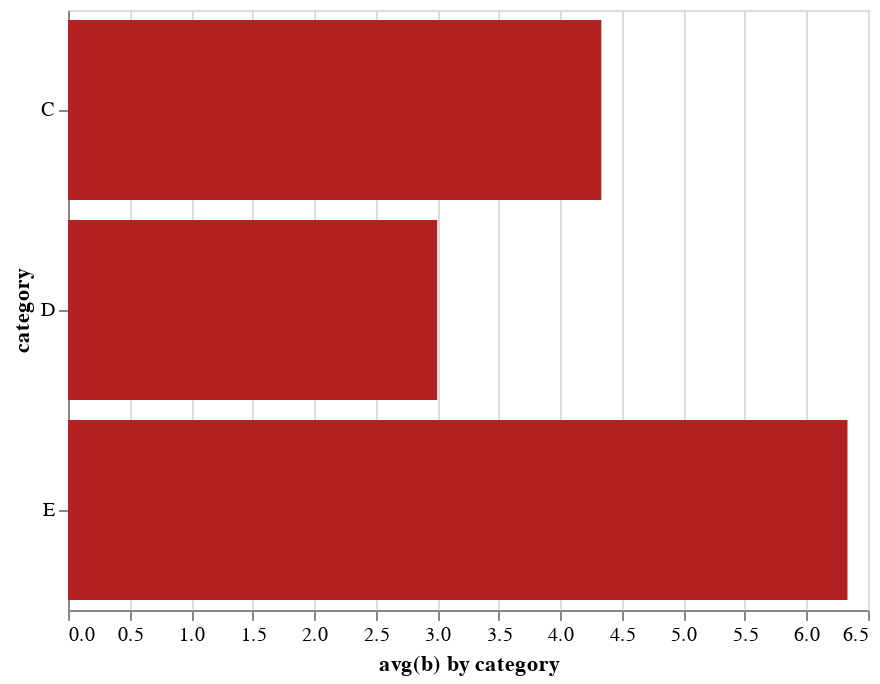

Notebook cell for this chart:
### Markdown cell above
### Muchas más personalizaciones

Por defecto, Altair a través de Vega-Lite realiza algunas elecciones sobre las propiedades por defecto en cada visualización. Sin embargo, Altair también provee una API para personalizar los gráficos. Por ejemplo, es posible especificar el título de cada eje utilizando los atributos de los canales. Inclusive es posible escoger el color de los _marks_.

### Code cell
alt.Chart(df).mark_bar(color='firebrick').encode(
    y=alt.Y('a', axis=alt.Axis(title='category')),
    x=alt.X('average(b)', axis=alt.Axis(title='avg(b) by category'))
)

### Figure 1 — Vega-Lite specification as saved in the notebook (floating-point values rounded to 4 significant figures)
{"$schema": "https://vega.github.io/schema/vega-lite/v3.4.0.json", "config": {"background": "white", "mark": {"tooltip": null}, "view": {"height": 300, "width": 400}}, "data": {"name": "data-347f1284ea3247c0f55cb966abbdd2d8"}, "datasets": {"data-347f1284ea3247c0f55cb966abbdd2d8": [{"a": "C", "b": 2}, {"a": "C", "b": 7}, {"a": "C", "b": 4}, {"a": "D", "b": 1}, {"a": "D", "b": 2}, {"a": "D", "b": 6}, {"a": "E", "b": 8}, {"a": "E", "b": 4}, {"a": "E", "b": 7}]}, "encoding": {"x": {"aggregate": "average", "axis": {"title": "avg(b) by category"}, "field": "b", "type": "quantitative"}, "y": {"axis": {"title": "category"}, "field": "a", "type": "nominal"}}, "mark": {"color": "firebrick", "type": "bar"}}
